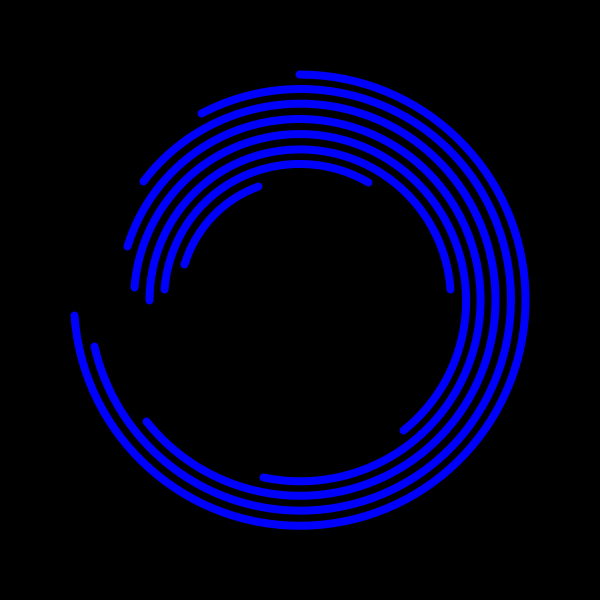
Frame 1 (no input)
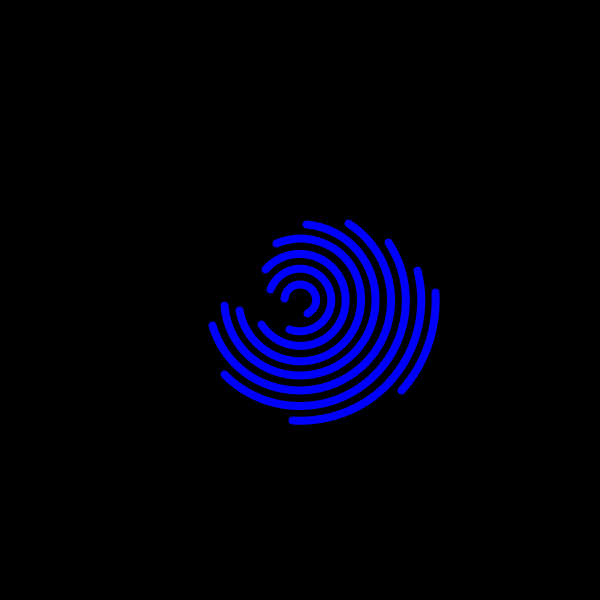
Frame 60 (the mouse pressed at the canvas centre just before this capture)
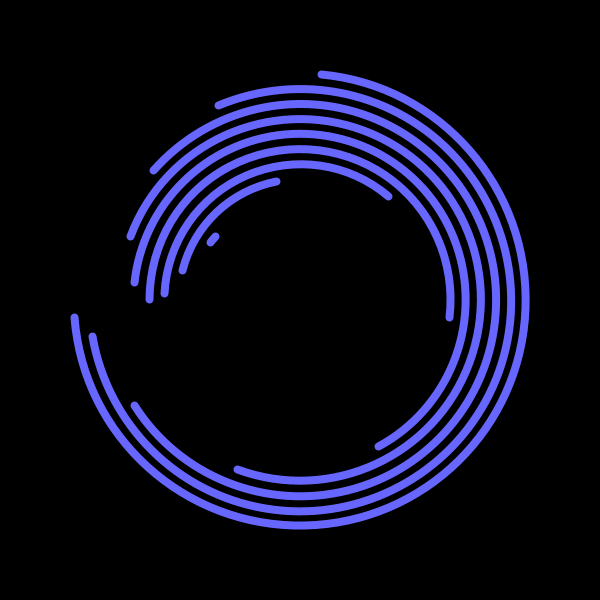
Frame 120 (the mouse held since frame 60 and released just before this capture)

The Processing sketch that drew these frames (run headless with seeded random() and noise(); from frame 60 on, the mouse is pressed at the canvas centre):

// Processing sketch: fingerprint_effects
// ── fingerprint_effects.pde
/* ***************************************************
 * Copyright (c) 2018 Tarsier-Marianz
 * Author:   Marianz
 * Created:  2018-03-26
 * Sketch:   #2
 *****************************************************/

Arcs []_arc = null;
int _totalArcs = 200;
float _step = 30;
float _theta;

void setup() {
  //fullScreen();                                        // uncomment to set fullscreen for the effects
  size(600, 600);
  _arc = new Arcs[_totalArcs];
}

void draw() {
  background(0);  
  frameRate(30);                                         // speed of effects  
  translate(width/2, height/2);                          //center design

  // loop to create multiple arclines
  for (int i=0; i< _totalArcs; i++) {    
    if (i > 15) {                                        // limit figure to circle and stop filling with stroke
      noStroke();
    } else if (i < 1) {                                  // no stroke for the first arc 
      noStroke();
    } else {                                             // stroke color depends on mouse movement      
      stroke(mouseX/2.9, mouseY/2.9, i+255);             // stroke is set by mouse movement set to scale with fullscreen size
    }
    _arc[i] = new Arcs(_totalArcs, _step);
    _arc[i].index = i;
    _arc[i].theta = _theta;
    _arc[i].create();
  }

  colorMode(RGB);                                        // set color mode to RGB values & increase theta
  _theta += .0523;
}

class Arcs {
  int index, totalArc;
  float step, size, theta;

  /* params
   * _totalArc number of arc lines to create
   * _step size figure takes up on screen
   */
  public Arcs(int _totalArc, float _step) {
    totalArc = _totalArc;
    step = _step;
  }
  public void create() {   
    strokeWeight(8);                                             // constant stroke width &
    noFill();                                                    // no fill on lines

    size = index *step+2;                                        // size of figure    
    float offSet = TWO_PI/totalArc* index *10;                   // step effect on spiral 
    float arcStart = map(cos(theta-offSet), -1, 1, PI, PI*2);    // where the arc starts   
    float arcEnd = map(sin(theta-offSet), -.5, .5, PI, PI*2);    // where the arc ends
    arc(0, 0, size, size, arcStart, arcEnd+1.5);                  // curves to create spiral through arcs
  }
}
